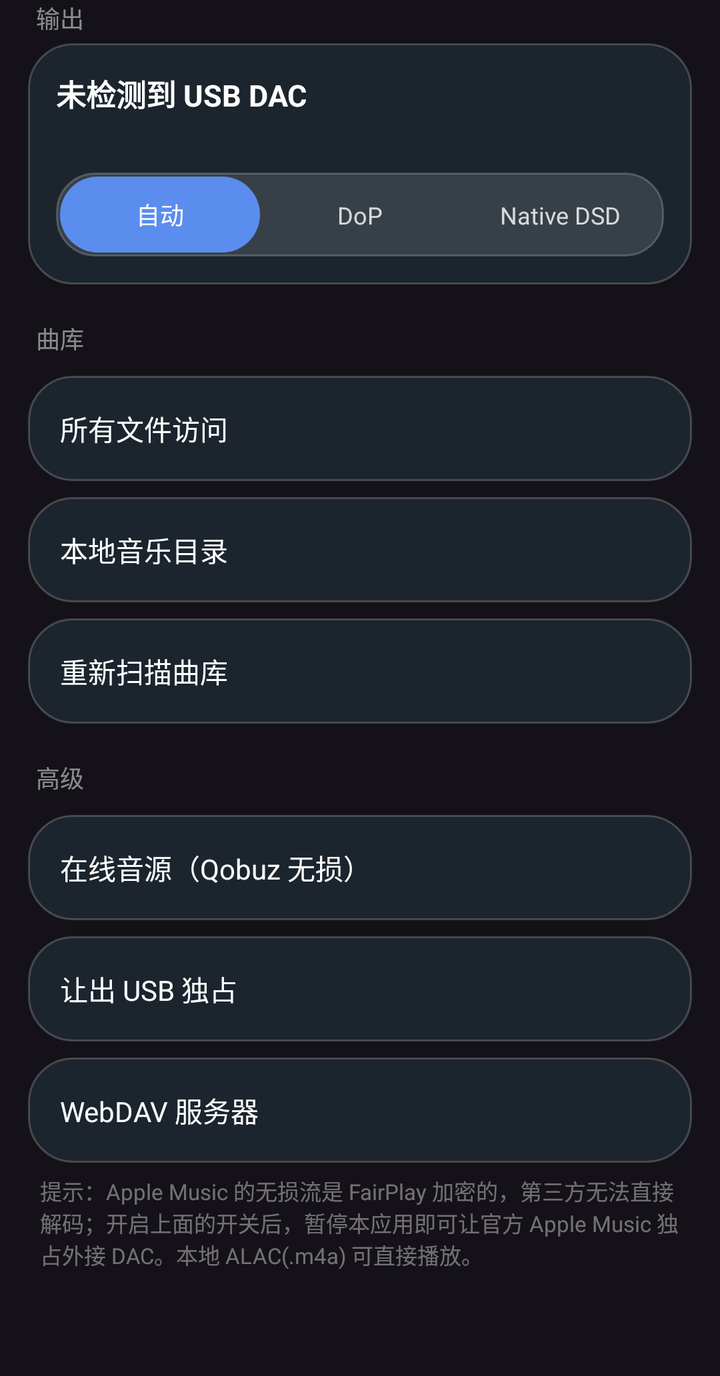
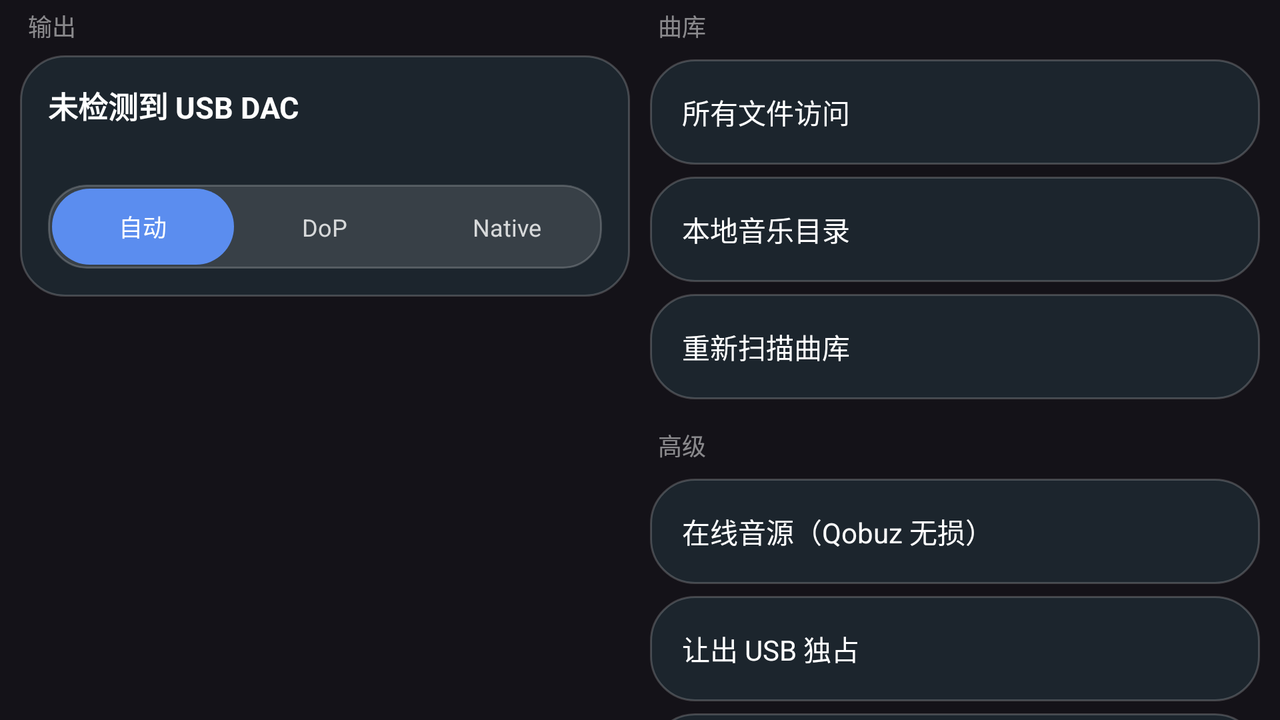

First picture: res/layout/ on a phone held upright. Second picture: the repository's own variant of that layout, on a device whose configuration matches the variant's folder. Source for both follows.
<!-- AndroidManifest.xml: application theme Theme.DsdPlayer -->
<!-- res/layout/page_settings.xml -->
<?xml version="1.0" encoding="utf-8"?>
<ScrollView xmlns:android="http://schemas.android.com/apk/res/android"
    android:layout_width="match_parent"
    android:layout_height="match_parent"
    android:scrollbars="none">

    <LinearLayout
        android:layout_width="match_parent"
        android:layout_height="wrap_content"
        android:orientation="vertical"
        android:paddingHorizontal="14dp"
        android:paddingBottom="16dp">

        <TextView
            android:layout_width="match_parent"
            android:layout_height="wrap_content"
            android:layout_marginBottom="4dp"
            android:paddingStart="4dp"
            android:text="输出"
            android:textColor="#80FFFFFF"
            android:textSize="12sp" />

        <LinearLayout
            android:id="@+id/dacCard"
            android:layout_width="match_parent"
            android:layout_height="wrap_content"
            android:background="@drawable/bg_mini_player"
            android:clickable="true"
            android:focusable="true"
            android:orientation="vertical"
            android:padding="14dp">

            <TextView
                android:id="@+id/dacTitle"
                android:layout_width="match_parent"
                android:layout_height="wrap_content"
                android:text="@string/no_device"
                android:textColor="#FFFFFFFF"
                android:textSize="15sp"
                android:textStyle="bold" />

            <TextView
                android:id="@+id/dacCaps"
                android:layout_width="match_parent"
                android:layout_height="wrap_content"
                android:layout_marginTop="4dp"
                android:textColor="#99FFFFFF"
                android:textSize="11sp" />

            <LinearLayout
            android:id="@+id/modeGroup"
            android:layout_width="match_parent"
            android:layout_height="wrap_content"
            android:layout_marginTop="10dp"
            android:background="@drawable/bg_mode_group"
            android:clipToOutline="true"
            android:orientation="horizontal"
            android:padding="2dp">

            <TextView
            android:id="@+id/modeAuto"
            android:layout_width="0dp"
            android:layout_height="38dp"
            android:layout_weight="1"
            android:background="@drawable/bg_mode_selected"
            android:gravity="center"
            android:text="自动"
            android:textColor="#FFFFFFFF"
            android:textSize="12sp" />

            <TextView
            android:id="@+id/modeDop"
            android:layout_width="0dp"
            android:layout_height="38dp"
            android:layout_weight="1"
            android:gravity="center"
            android:text="DoP"
            android:textColor="#CCFFFFFF"
            android:textSize="12sp" />

            <TextView
            android:id="@+id/modeNative"
            android:layout_width="0dp"
            android:layout_height="38dp"
            android:layout_weight="1"
            android:gravity="center"
            android:text="Native DSD"
            android:textColor="#CCFFFFFF"
            android:textSize="12sp" />
            </LinearLayout>
        </LinearLayout>

        <TextView
            android:layout_width="match_parent"
            android:layout_height="wrap_content"
            android:layout_marginTop="18dp"
            android:layout_marginBottom="2dp"
            android:paddingStart="4dp"
            android:text="曲库"
            android:textColor="#80FFFFFF"
            android:textSize="12sp" />

        <TextView
            android:id="@+id/rowPermission"
            android:layout_width="match_parent"
            android:layout_height="wrap_content"
            android:layout_marginTop="8dp"
            android:background="@drawable/bg_mini_player"
            android:clickable="true"
            android:focusable="true"
            android:padding="16dp"
            android:text="所有文件访问"
            android:textColor="#FFFFFFFF"
            android:textSize="14sp" />

        <TextView
            android:id="@+id/rowMusicDir"
            android:layout_width="match_parent"
            android:layout_height="wrap_content"
            android:layout_marginTop="8dp"
            android:background="@drawable/bg_mini_player"
            android:clickable="true"
            android:focusable="true"
            android:padding="16dp"
            android:text="本地音乐目录"
            android:textColor="#FFFFFFFF"
            android:textSize="14sp" />
        <TextView
            android:id="@+id/rowRefresh"
            android:layout_width="match_parent"
            android:layout_height="wrap_content"
            android:layout_marginTop="8dp"
            android:background="@drawable/bg_mini_player"
            android:clickable="true"
            android:focusable="true"
            android:padding="16dp"
            android:text="重新扫描曲库"
            android:textColor="#FFFFFFFF"
            android:textSize="14sp" />

        <TextView
            android:layout_width="match_parent"
            android:layout_height="wrap_content"
            android:layout_marginTop="18dp"
            android:layout_marginBottom="2dp"
            android:paddingStart="4dp"
            android:text="高级"
            android:textColor="#80FFFFFF"
            android:textSize="12sp" />

        <TextView
            android:id="@+id/rowQobuz"
            android:layout_width="match_parent"
            android:layout_height="wrap_content"
            android:layout_marginTop="8dp"
            android:background="@drawable/bg_mini_player"
            android:clickable="true"
            android:focusable="true"
            android:padding="16dp"
            android:text="在线音源（Qobuz 无损）"
            android:textColor="#FFFFFFFF"
            android:textSize="14sp" />

        <TextView
            android:id="@+id/rowHandoff"
            android:layout_width="match_parent"
            android:layout_height="wrap_content"
            android:layout_marginTop="8dp"
            android:background="@drawable/bg_mini_player"
            android:clickable="true"
            android:focusable="true"
            android:padding="16dp"
            android:text="让出 USB 独占"
            android:textColor="#FFFFFFFF"
            android:textSize="14sp" />

        <TextView
            android:id="@+id/rowWebDav"
            android:layout_width="match_parent"
            android:layout_height="wrap_content"
            android:layout_marginTop="8dp"
            android:background="@drawable/bg_mini_player"
            android:clickable="true"
            android:focusable="true"
            android:padding="16dp"
            android:text="WebDAV 服务器"
            android:textColor="#FFFFFFFF"
            android:textSize="14sp" />

        <TextView
            android:layout_width="match_parent"
            android:layout_height="wrap_content"
            android:layout_marginTop="6dp"
            android:paddingHorizontal="6dp"
            android:text="提示：Apple Music 的无损流是 FairPlay 加密的，第三方无法直接解码；开启上面的开关后，暂停本应用即可让官方 Apple Music 独占外接 DAC。本地 ALAC(.m4a) 可直接播放。"
            android:textColor="#66FFFFFF"
            android:textSize="11sp" />

        <TextView
            android:id="@+id/about"
            android:layout_width="match_parent"
            android:layout_height="wrap_content"
            android:layout_marginTop="6dp"
            android:gravity="center"
            android:padding="8dp"
            android:textColor="#66FFFFFF"
            android:textSize="11sp" />

    </LinearLayout>
</ScrollView>
<!-- resources referenced by this layout -->
<resources>
  <!-- drawable bg_mini_player (drawable) -->
  <?xml version="1.0" encoding="utf-8"?>
  <shape xmlns:android="http://schemas.android.com/apk/res/android" android:shape="rectangle">
      <solid android:color="#CC1F2A33" />
      <corners android:radius="22dp" />
      <stroke android:width="1dp" android:color="#33FFFFFF" />
  </shape>
  <!-- drawable bg_mode_group (drawable) -->
  <?xml version="1.0" encoding="utf-8"?>
  <shape xmlns:android="http://schemas.android.com/apk/res/android" android:shape="rectangle">
      <solid android:color="#1FFFFFFF" />
      <corners android:radius="19dp" />
      <stroke android:width="1dp" android:color="#33FFFFFF" />
  </shape>
  <!-- drawable bg_mode_selected (drawable) -->
  <?xml version="1.0" encoding="utf-8"?>
  <shape xmlns:android="http://schemas.android.com/apk/res/android" android:shape="rectangle">
      <solid android:color="#FF5B8DEF" />
      <corners android:radius="19dp" />
  </shape>
  <string name="no_device">未检测到 USB DAC</string>
  <style name="Theme.DsdPlayer" parent="Theme.Material3.Dark.NoActionBar">
          <item name="android:statusBarColor">#0B1218</item>
          <item name="android:navigationBarColor">#0B1218</item>
          <item name="android:windowLightStatusBar" tools:targetApi="m">false</item>
      </style>
</resources>
<!-- res/layout-land/page_settings.xml (the repository's variant of the layout above) -->
<!-- drawn on the phone turned sideways -->
<?xml version="1.0" encoding="utf-8"?>
<LinearLayout xmlns:android="http://schemas.android.com/apk/res/android"
    xmlns:app="http://schemas.android.com/apk/res-auto"
    android:layout_width="match_parent"
    android:layout_height="match_parent"
    android:orientation="horizontal"
    android:paddingHorizontal="10dp">

    <ScrollView
        android:layout_width="0dp"
        android:layout_height="match_parent"
        android:layout_weight="1"
        android:scrollbars="none">

        <LinearLayout
            android:layout_width="match_parent"
            android:layout_height="wrap_content"
            android:orientation="vertical"
            android:paddingBottom="16dp">

            <TextView
                android:layout_width="match_parent"
                android:layout_height="wrap_content"
                android:layout_marginTop="4dp"
                android:layout_marginBottom="2dp"
                android:paddingStart="4dp"
                android:text="输出"
                android:textColor="#80FFFFFF"
                android:textSize="12sp" />

            <LinearLayout
                android:id="@+id/dacCard"
                android:layout_width="match_parent"
                android:layout_height="wrap_content"
                android:layout_marginTop="4dp"
                android:background="@drawable/bg_mini_player"
                android:clickable="true"
                android:focusable="true"
                android:orientation="vertical"
                android:padding="14dp">

                <TextView
                    android:id="@+id/dacTitle"
                    android:layout_width="match_parent"
                    android:layout_height="wrap_content"
                    android:text="@string/no_device"
                    android:textColor="#FFFFFFFF"
                    android:textSize="15sp"
                    android:textStyle="bold" />

                <TextView
                    android:id="@+id/dacCaps"
                    android:layout_width="match_parent"
                    android:layout_height="wrap_content"
                    android:layout_marginTop="4dp"
                    android:textColor="#99FFFFFF"
                    android:textSize="11sp" />

                <LinearLayout
                android:id="@+id/modeGroup"
                android:layout_width="match_parent"
                android:layout_height="wrap_content"
                android:layout_marginTop="10dp"
                android:background="@drawable/bg_mode_group"
                android:clipToOutline="true"
                android:orientation="horizontal"
                android:padding="2dp">

                <TextView
                android:id="@+id/modeAuto"
                android:layout_width="0dp"
                android:layout_height="38dp"
                android:layout_weight="1"
                android:background="@drawable/bg_mode_selected"
                android:gravity="center"
                android:text="自动"
                android:textColor="#FFFFFFFF"
                android:textSize="12sp" />

                <TextView
                android:id="@+id/modeDop"
                android:layout_width="0dp"
                android:layout_height="38dp"
                android:layout_weight="1"
                android:gravity="center"
                android:text="DoP"
                android:textColor="#CCFFFFFF"
                android:textSize="12sp" />

                <TextView
                android:id="@+id/modeNative"
                android:layout_width="0dp"
                android:layout_height="38dp"
                android:layout_weight="1"
                android:gravity="center"
                android:text="Native"
                android:textColor="#CCFFFFFF"
                android:textSize="12sp" />
                </LinearLayout>
            </LinearLayout>
        </LinearLayout>
    </ScrollView>

    <ScrollView
        android:layout_width="0dp"
        android:layout_height="match_parent"
        android:layout_marginStart="10dp"
        android:layout_weight="1"
        android:scrollbars="none">

        <LinearLayout
            android:layout_width="match_parent"
            android:layout_height="wrap_content"
            android:orientation="vertical"
            android:paddingBottom="16dp">

            <TextView
                android:layout_width="match_parent"
                android:layout_height="wrap_content"
                android:layout_marginTop="4dp"
                android:layout_marginBottom="2dp"
                android:paddingStart="4dp"
                android:text="曲库"
                android:textColor="#80FFFFFF"
                android:textSize="12sp" />

            <TextView
                android:id="@+id/rowPermission"
                android:layout_width="match_parent"
                android:layout_height="wrap_content"
                android:layout_marginTop="6dp"
                android:background="@drawable/bg_mini_player"
                android:clickable="true"
                android:focusable="true"
                android:padding="16dp"
                android:text="所有文件访问"
                android:textColor="#FFFFFFFF"
                android:textSize="14sp" />

            <TextView
                android:id="@+id/rowMusicDir"
                android:layout_width="match_parent"
                android:layout_height="wrap_content"
                android:layout_marginTop="6dp"
                android:background="@drawable/bg_mini_player"
                android:clickable="true"
                android:focusable="true"
                android:padding="16dp"
                android:text="本地音乐目录"
                android:textColor="#FFFFFFFF"
                android:textSize="14sp" />

            <TextView
                android:id="@+id/rowRefresh"
                android:layout_width="match_parent"
                android:layout_height="wrap_content"
                android:layout_marginTop="6dp"
                android:background="@drawable/bg_mini_player"
                android:clickable="true"
                android:focusable="true"
                android:padding="16dp"
                android:text="重新扫描曲库"
                android:textColor="#FFFFFFFF"
                android:textSize="14sp" />

            <TextView
                android:layout_width="match_parent"
                android:layout_height="wrap_content"
                android:layout_marginTop="14dp"
                android:layout_marginBottom="2dp"
                android:paddingStart="4dp"
                android:text="高级"
                android:textColor="#80FFFFFF"
                android:textSize="12sp" />

            <TextView
                android:id="@+id/rowQobuz"
                android:layout_width="match_parent"
                android:layout_height="wrap_content"
                android:layout_marginTop="6dp"
                android:background="@drawable/bg_mini_player"
                android:clickable="true"
                android:focusable="true"
                android:padding="16dp"
                android:text="在线音源（Qobuz 无损）"
                android:textColor="#FFFFFFFF"
                android:textSize="14sp" />

            <TextView
                android:id="@+id/rowHandoff"
                android:layout_width="match_parent"
                android:layout_height="wrap_content"
                android:layout_marginTop="6dp"
                android:background="@drawable/bg_mini_player"
                android:clickable="true"
                android:focusable="true"
                android:padding="16dp"
                android:text="让出 USB 独占"
                android:textColor="#FFFFFFFF"
                android:textSize="14sp" />

            <TextView
                android:id="@+id/rowWebDav"
                android:layout_width="match_parent"
                android:layout_height="wrap_content"
                android:layout_marginTop="6dp"
                android:background="@drawable/bg_mini_player"
                android:clickable="true"
                android:focusable="true"
                android:padding="16dp"
                android:text="WebDAV 服务器"
                android:textColor="#FFFFFFFF"
                android:textSize="14sp" />

            <TextView
                android:id="@+id/about"
                android:layout_width="match_parent"
                android:layout_height="wrap_content"
                android:layout_marginTop="8dp"
                android:gravity="center"
                android:padding="8dp"
                android:textColor="#66FFFFFF"
                android:textSize="11sp" />
        </LinearLayout>
    </ScrollView>
</LinearLayout>
